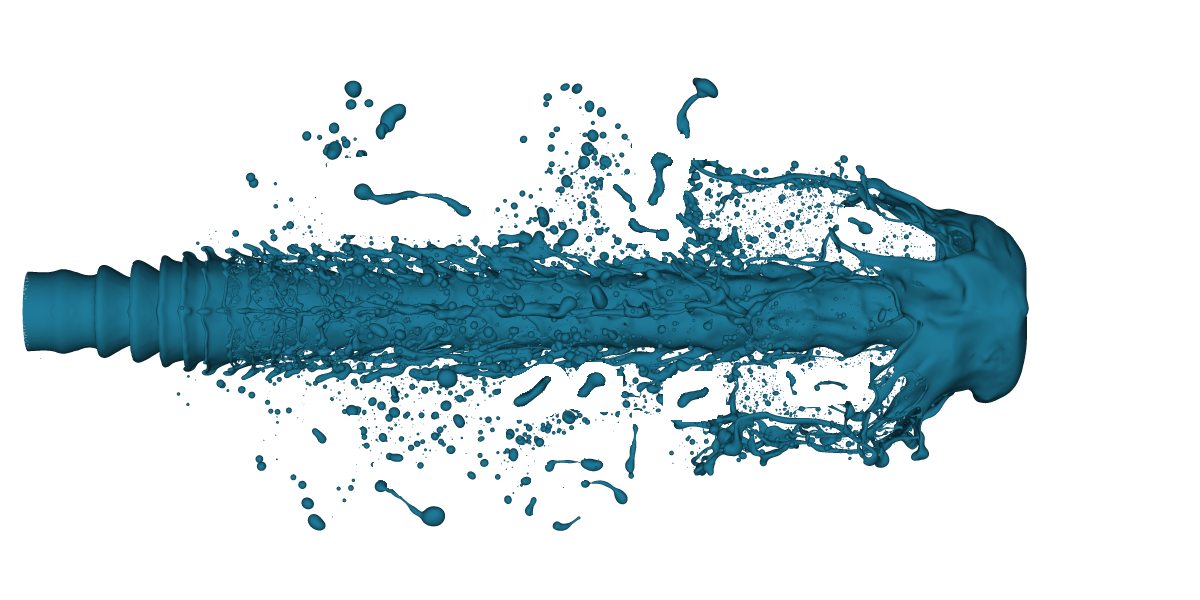
#> input picture 1_Data/image/f_01213-edit.png, 1200 x 600 px
$ python data_augmentation.py
#> lines starting #> are read from the running program, lines starting #| are printed output that depends on the picture
import os
from PIL import Image

target = "f_01213-edit"

img_ori = Image.open(f"image/{target}.png").convert('RGB')
msk_ori = Image.open(f"mask/{target}.png")
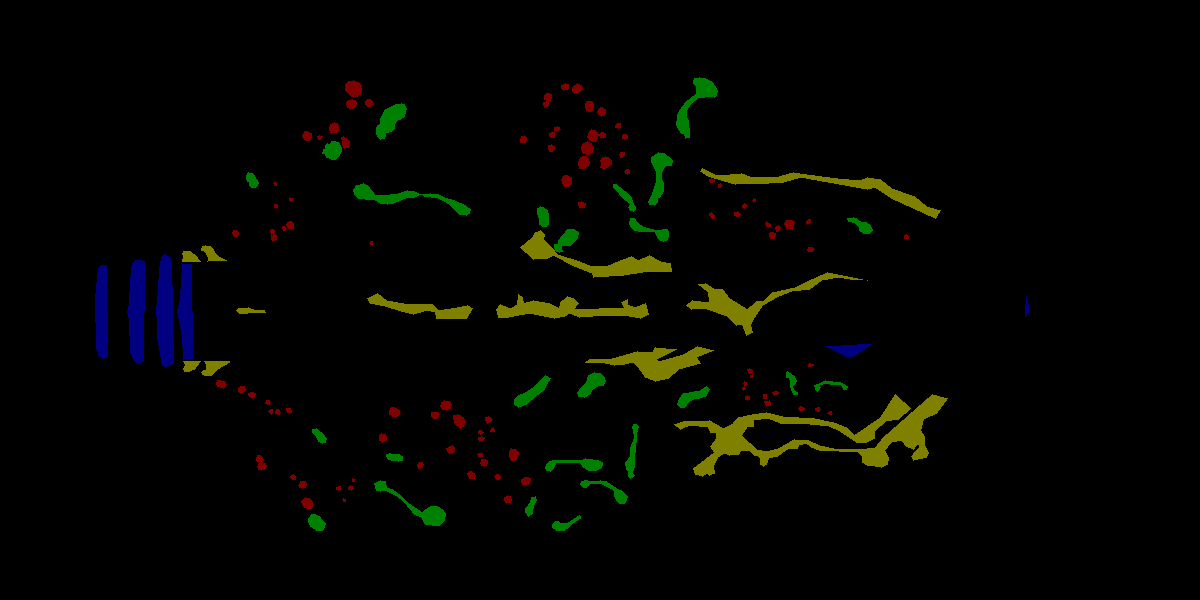
#> input picture 1_Data/mask/f_01213-edit.png, 1200 x 600 px
#> msk_ori is the input picture: PIL image 1200x600 P; mean R, G, B 3.8, 4.5, 1

degree_list = [d * 30 for d in range(0, 12)]

new_folder = ["images", "masks"]
for i in new_folder:
    path = i
    CHECK_FOLDER = os.path.isdir(path)
    if not CHECK_FOLDER:
        os.makedirs(path)

for degree in degree_list:
    img_ori_rotate = img_ori.rotate(degree)
    file_name = f"images/{target}_{degree}.png"
    img_ori_rotate.save(file_name)

    mask_ori_rotate = msk_ori.rotate(degree)
    file_name = f"masks/{target}_{degree}.png"
    mask_ori_rotate.save(file_name)
#> this loop made 12 passes
#> pass 2, `img_ori_rotate = img_ori.rotate(degree)`:
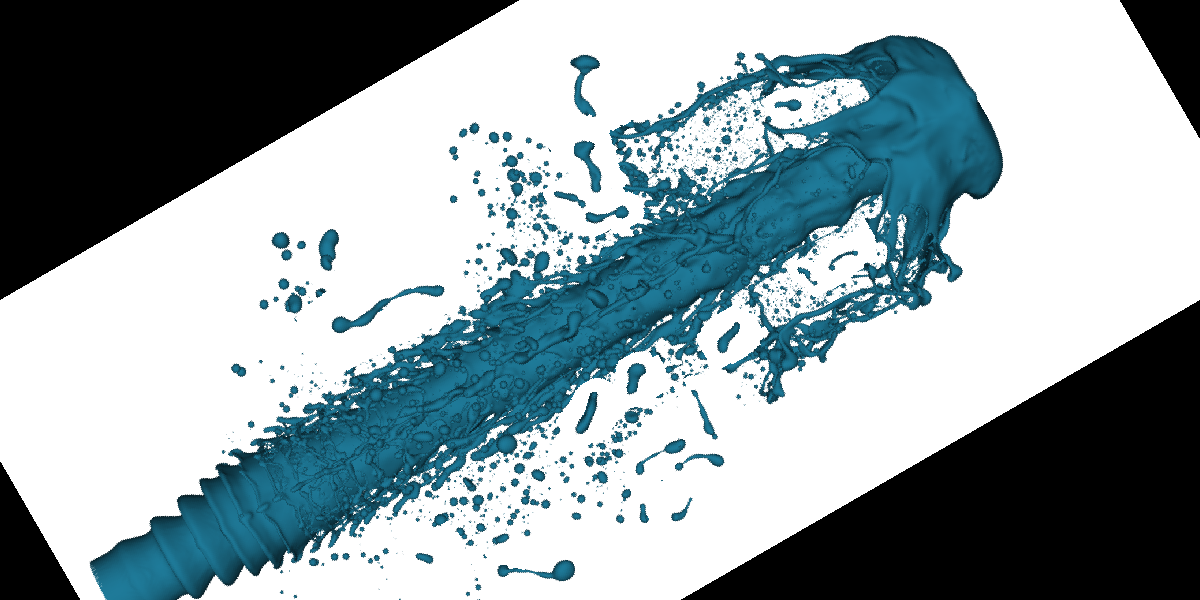
#> img_ori_rotate: PIL image 1200x600 RGB; mean R, G, B 146.7, 161.5, 166.5
#> pass 3, `img_ori_rotate = img_ori.rotate(degree)`:
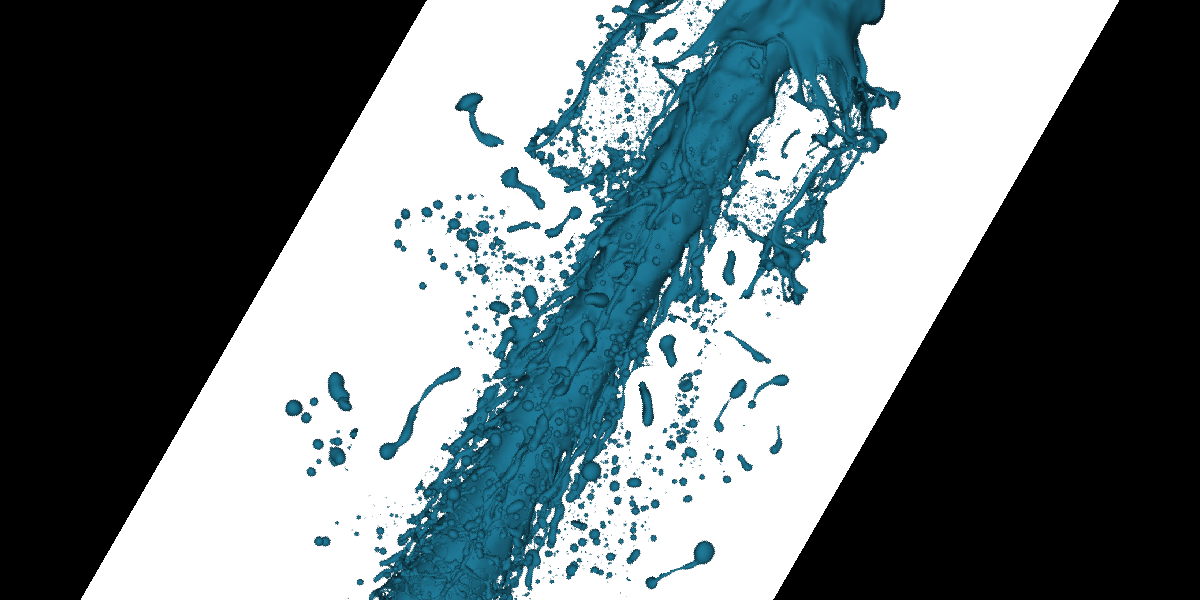
#> img_ori_rotate: PIL image 1200x600 RGB; mean R, G, B 109.6, 120.9, 124.7
#> pass 3, `mask_ori_rotate = msk_ori.rotate(degree)`:
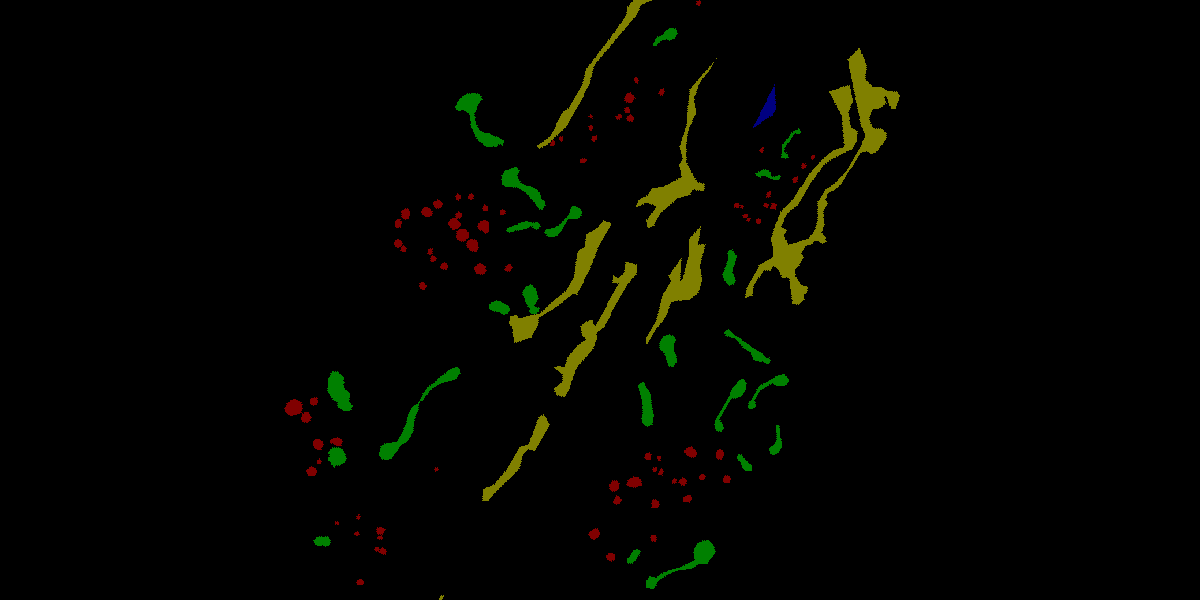
#> mask_ori_rotate: PIL image 1200x600 P; mean R, G, B 3.4, 4.2, 0.1
#> after the loop:
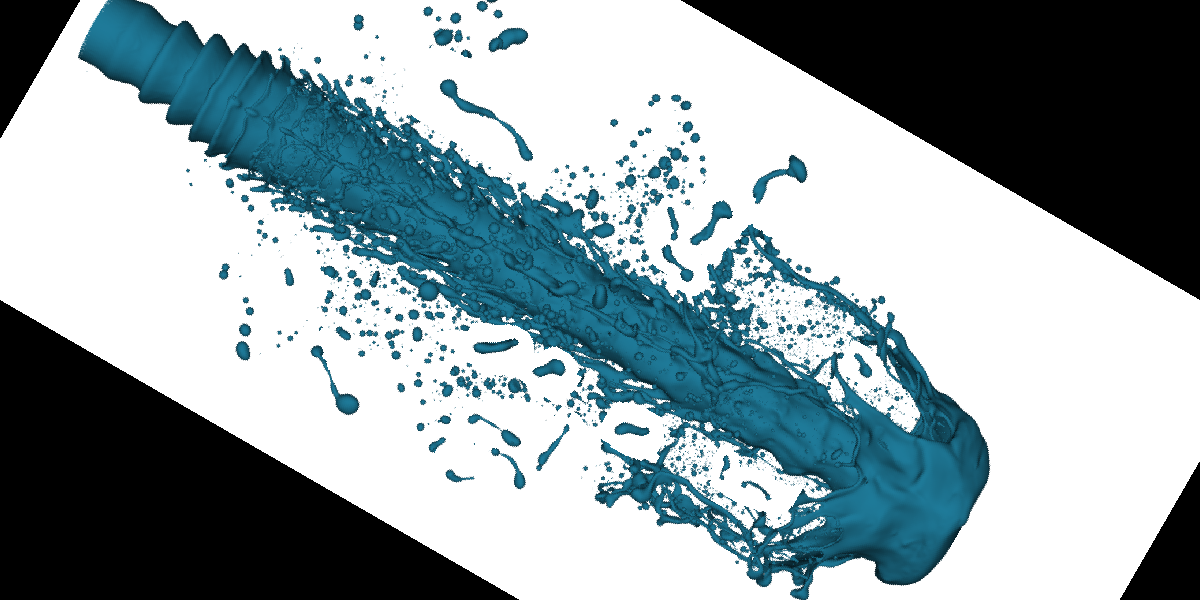
#> img_ori_rotate: PIL image 1200x600 RGB; mean R, G, B 146.3, 161.2, 166.2
#> after the loop:
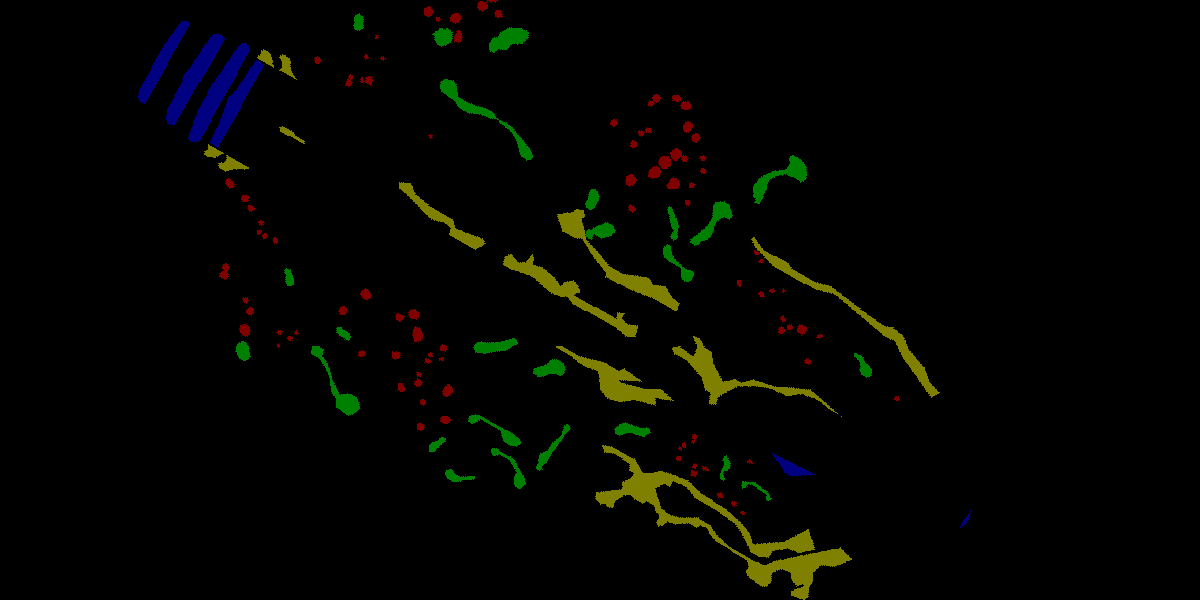
#> mask_ori_rotate: PIL image 1200x600 P; mean R, G, B 3.7, 4.5, 1
